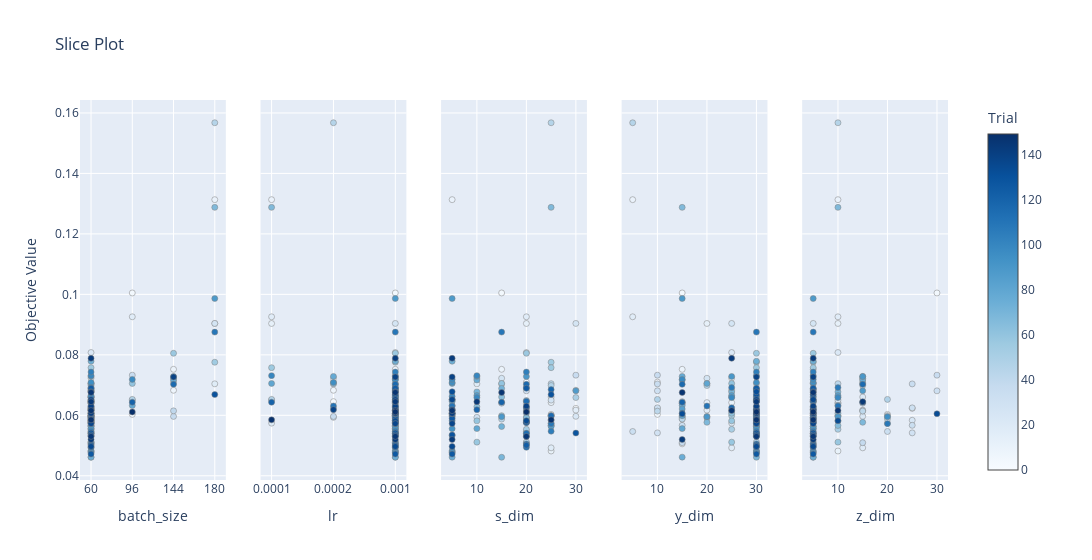
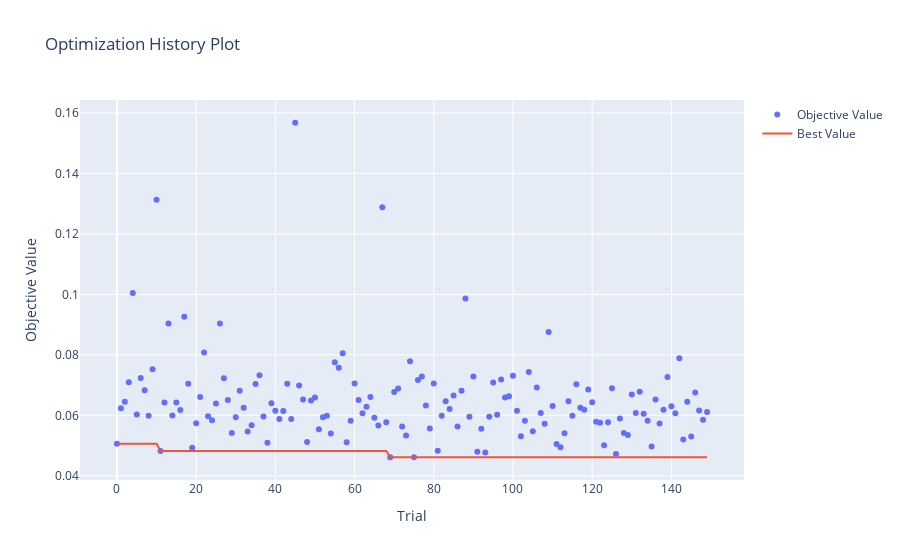

Notebook source saved alongside these figures, in order:
### Code cell
# Visualize the results of the optuna study

from optuna.visualization import plot_slice
from optuna.visualization import plot_optimization_history

print('---------------------- surv_km distance ----------------------')
fig = plot_slice(study_dict_survkm["HI-VAE_weibull"])
fig.show()

fig = plot_optimization_history(study_dict_survkm["HI-VAE_weibull"])
fig.show()

### Figure 1 — Plotly figure (JSON) as saved in the notebook; plotly's stock layout.template omitted (floating-point values rounded to 4 significant figures; data arrays with more than 128 entries replaced by an {"elided": "..."} marker saying what was removed)
{"data": [{"marker": {"color": {"elided": "150 int values"}, "colorbar": {"title": {"text": "Trial"}, "x": 1, "xpad": 40}, "colorscale": [[0, "rgb(247,251,255)"], [0.125, "rgb(222,235,247)"], [0.25, "rgb(198,219,239)"], [0.375, "rgb(158,202,225)"], [0.5, "rgb(107,174,214)"], [0.625, "rgb(66,146,198)"], [0.75, "rgb(33,113,181)"], [0.875, "rgb(8,81,156)"], [1, "rgb(8,48,107)"]], "line": {"color": "Grey", "width": 0.5}, "showscale": true}, "mode": "markers", "name": "Feasible Trial", "showlegend": false, "type": "scatter", "x": {"elided": "150 int values"}, "xaxis": "x", "y": {"elided": "150 float values"}, "yaxis": "y"}, {"marker": {"color": {"elided": "150 int values"}, "colorbar": {"title": {"text": "Trial"}, "x": 1, "xpad": 40}, "colorscale": [[0, "rgb(247,251,255)"], [0.125, "rgb(222,235,247)"], [0.25, "rgb(198,219,239)"], [0.375, "rgb(158,202,225)"], [0.5, "rgb(107,174,214)"], [0.625, "rgb(66,146,198)"], [0.75, "rgb(33,113,181)"], [0.875, "rgb(8,81,156)"], [1, "rgb(8,48,107)"]], "line": {"color": "Grey", "width": 0.5}, "showscale": false}, "mode": "markers", "name": "Feasible Trial", "showlegend": false, "type": "scatter", "x": {"elided": "150 float values"}, "xaxis": "x2", "y": {"elided": "150 float values"}, "yaxis": "y2"}, {"marker": {"color": {"elided": "150 int values"}, "colorbar": {"title": {"text": "Trial"}, "x": 1, "xpad": 40}, "colorscale": [[0, "rgb(247,251,255)"], [0.125, "rgb(222,235,247)"], [0.25, "rgb(198,219,239)"], [0.375, "rgb(158,202,225)"], [0.5, "rgb(107,174,214)"], [0.625, "rgb(66,146,198)"], [0.75, "rgb(33,113,181)"], [0.875, "rgb(8,81,156)"], [1, "rgb(8,48,107)"]], "line": {"color": "Grey", "width": 0.5}, "showscale": false}, "mode": "markers", "name": "Feasible Trial", "showlegend": false, "type": "scatter", "x": {"elided": "150 int values"}, "xaxis": "x3", "y": {"elided": "150 float values"}, "yaxis": "y3"}, {"marker": {"color": {"elided": "150 int values"}, "colorbar": {"title": {"text": "Trial"}, "x": 1, "xpad": 40}, "colorscale": [[0, "rgb(247,251,255)"], [0.125, "rgb(222,235,247)"], [0.25, "rgb(198,219,239)"], [0.375, "rgb(158,202,225)"], [0.5, "rgb(107,174,214)"], [0.625, "rgb(66,146,198)"], [0.75, "rgb(33,113,181)"], [0.875, "rgb(8,81,156)"], [1, "rgb(8,48,107)"]], "line": {"color": "Grey", "width": 0.5}, "showscale": false}, "mode": "markers", "name": "Feasible Trial", "showlegend": false, "type": "scatter", "x": {"elided": "150 int values"}, "xaxis": "x4", "y": {"elided": "150 float values"}, "yaxis": "y4"}, {"marker": {"color": {"elided": "150 int values"}, "colorbar": {"title": {"text": "Trial"}, "x": 1, "xpad": 40}, "colorscale": [[0, "rgb(247,251,255)"], [0.125, "rgb(222,235,247)"], [0.25, "rgb(198,219,239)"], [0.375, "rgb(158,202,225)"], [0.5, "rgb(107,174,214)"], [0.625, "rgb(66,146,198)"], [0.75, "rgb(33,113,181)"], [0.875, "rgb(8,81,156)"], [1, "rgb(8,48,107)"]], "line": {"color": "Grey", "width": 0.5}, "showscale": false}, "mode": "markers", "name": "Feasible Trial", "showlegend": false, "type": "scatter", "x": {"elided": "150 int values"}, "xaxis": "x5", "y": {"elided": "150 float values"}, "yaxis": "y5"}], "layout": {"title": {"text": "Slice Plot"}, "width": 1500, "xaxis": {"anchor": "y", "categoryarray": [60, 96, 144, 180], "categoryorder": "array", "domain": [0, 0.168], "title": {"text": "batch_size"}, "type": "category"}, "xaxis2": {"anchor": "y2", "categoryarray": [0.0001, 0.0002, 0.001], "categoryorder": "array", "domain": [0.208, 0.376], "title": {"text": "lr"}, "type": "category"}, "xaxis3": {"anchor": "y3", "domain": [0.416, 0.584], "title": {"text": "s_dim"}}, "xaxis4": {"anchor": "y4", "domain": [0.624, 0.792], "title": {"text": "y_dim"}}, "xaxis5": {"anchor": "y5", "domain": [0.832, 1], "title": {"text": "z_dim"}}, "yaxis": {"anchor": "x", "domain": [0, 1], "title": {"text": "Objective Value"}}, "yaxis2": {"anchor": "x2", "domain": [0, 1], "matches": "y", "showticklabels": false}, "yaxis3": {"anchor": "x3", "domain": [0, 1], "matches": "y", "showticklabels": false}, "yaxis4": {"anchor": "x4", "domain": [0, 1], "matches": "y", "showticklabels": false}, "yaxis5": {"anchor": "x5", "domain": [0, 1], "matches": "y", "showticklabels": false}}}

### Figure 2 — Plotly figure (JSON) as saved in the notebook; plotly's stock layout.template omitted (floating-point values rounded to 4 significant figures; data arrays with more than 128 entries replaced by an {"elided": "..."} marker saying what was removed)
{"data": [{"mode": "markers", "name": "Objective Value", "type": "scatter", "x": {"elided": "150 int values"}, "y": {"elided": "150 float values"}}, {"mode": "lines", "name": "Best Value", "type": "scatter", "x": {"elided": "150 int values"}, "y": {"elided": "150 float values"}}, {"marker": {"color": "#cccccc"}, "mode": "markers", "name": "Infeasible Trial", "showlegend": false, "type": "scatter", "x": [], "y": []}], "layout": {"title": {"text": "Optimization History Plot"}, "xaxis": {"title": {"text": "Trial"}}, "yaxis": {"title": {"text": "Objective Value"}}}}
